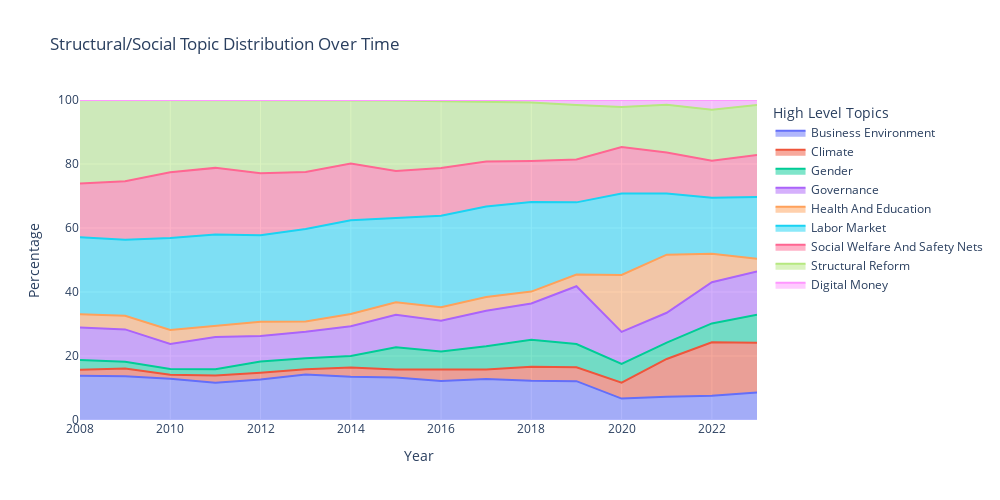

Source (notebook cell):
### Code cell
def time_series_level_1_percentage(collapsed_df, title = 'Structural/Social Topic Distribution Over Time'):
    fig = px.area(collapsed_df, 
                x="Year", 
                y="File_Name", 
                color="level_1", 
                line_group="level_1",
                height=500,
                width=1000,
                title=title,
                )
    fig.update_layout(legend=dict(
                                title=dict(
                                    text='High Level Topics',
                                    font=dict(size=14)  # Optional: set the font size
                                ),),
                            yaxis=dict(
                                        title='Percentage',  # Optional: Set the y-axis title
                                        range=[0, 100]  # Set the y-axis range from 0 to 100
                                    ),
        
                        )
    return fig
fig = time_series_level_1_percentage(collapsed_df)
fig.write_image(os.path.join(chats_out_folder,"TimeSeries_AIV_Topic_Distribution_Structural.png"))
fig.write_html(os.path.join(chats_out_folder,"TimeSeries_AIV_Topic_Distribution_Structural.html"))
fig.show()

### Figure 1 — Plotly figure (JSON) as saved in the notebook; plotly's stock layout.template omitted (floating-point values rounded to 4 significant figures)
{"data": [{"fillpattern": {"shape": ""}, "hovertemplate": "level_1=Business Environment<br>Year=%{x}<br>File_Name=%{y}<extra></extra>", "legendgroup": "Business Environment", "line": {"color": "#636efa"}, "marker": {"symbol": "circle"}, "mode": "lines", "name": "Business Environment", "orientation": "v", "showlegend": true, "stackgroup": "1", "type": "scatter", "x": [2008, 2009, 2010, 2011, 2012, 2013, 2014, 2015, 2016, 2017, 2018, 2019, 2020, 2021, 2022, 2023], "xaxis": "x", "y": [13.85, 13.64, 12.9, 11.67, 12.62, 14.2, 13.48, 13.29, 12.15, 12.82, 12.26, 12.14, 6.695, 7.304, 7.585, 8.624], "yaxis": "y"}, {"fillpattern": {"shape": ""}, "hovertemplate": "level_1=Climate<br>Year=%{x}<br>File_Name=%{y}<extra></extra>", "legendgroup": "Climate", "line": {"color": "#EF553B"}, "marker": {"symbol": "circle"}, "mode": "lines", "name": "Climate", "orientation": "v", "showlegend": true, "stackgroup": "1", "type": "scatter", "x": [2008, 2009, 2010, 2011, 2012, 2013, 2014, 2015, 2016, 2017, 2018, 2019, 2020, 2021, 2022, 2023], "xaxis": "x", "y": [1.817, 2.479, 1.276, 2.216, 2.11, 1.686, 2.947, 2.505, 3.662, 2.964, 4.366, 4.312, 5, 11.77, 16.69, 15.53], "yaxis": "y"}, {"fillpattern": {"shape": ""}, "hovertemplate": "level_1=Gender<br>Year=%{x}<br>File_Name=%{y}<extra></extra>", "legendgroup": "Gender", "line": {"color": "#00cc96"}, "marker": {"symbol": "circle"}, "mode": "lines", "name": "Gender", "orientation": "v", "showlegend": true, "stackgroup": "1", "type": "scatter", "x": [2008, 2009, 2010, 2011, 2012, 2013, 2014, 2015, 2016, 2017, 2018, 2019, 2020, 2021, 2022, 2023], "xaxis": "x", "y": [3.07, 2.066, 1.761, 1.99, 3.556, 3.41, 3.576, 6.936, 5.6, 7.256, 8.443, 7.278, 5.847, 5.101, 5.904, 8.745], "yaxis": "y"}, {"fillpattern": {"shape": ""}, "hovertemplate": "level_1=Governance<br>Year=%{x}<br>File_Name=%{y}<extra></extra>", "legendgroup": "Governance", "line": {"color": "#ab63fa"}, "marker": {"symbol": "circle"}, "mode": "lines", "name": "Governance", "orientation": "v", "showlegend": true, "stackgroup": "1", "type": "scatter", "x": [2008, 2009, 2010, 2011, 2012, 2013, 2014, 2015, 2016, 2017, 2018, 2019, 2020, 2021, 2022, 2023], "xaxis": "x", "y": [10.15, 10.12, 7.835, 10.09, 7.972, 8.318, 9.312, 10.13, 9.569, 11.1, 11.33, 18.07, 10, 9.329, 12.86, 13.52], "yaxis": "y"}, {"fillpattern": {"shape": ""}, "hovertemplate": "level_1=Health And Education<br>Year=%{x}<br>File_Name=%{y}<extra></extra>", "legendgroup": "Health And Education", "line": {"color": "#FFA15A"}, "marker": {"symbol": "circle"}, "mode": "lines", "name": "Health And Education", "orientation": "v", "showlegend": true, "stackgroup": "1", "type": "scatter", "x": [2008, 2009, 2010, 2011, 2012, 2013, 2014, 2015, 2016, 2017, 2018, 2019, 2020, 2021, 2022, 2023], "xaxis": "x", "y": [4.135, 4.27, 4.357, 3.437, 4.455, 3.185, 3.811, 3.931, 4.277, 4.32, 3.724, 3.673, 17.8, 18.16, 8.915, 3.949], "yaxis": "y"}, {"fillpattern": {"shape": ""}, "hovertemplate": "level_1=Labor Market<br>Year=%{x}<br>File_Name=%{y}<extra></extra>", "legendgroup": "Labor Market", "line": {"color": "#19d3f3"}, "marker": {"symbol": "circle"}, "mode": "lines", "name": "Labor Market", "orientation": "v", "showlegend": true, "stackgroup": "1", "type": "scatter", "x": [2008, 2009, 2010, 2011, 2012, 2013, 2014, 2015, 2016, 2017, 2018, 2019, 2020, 2021, 2022, 2023], "xaxis": "x", "y": [24.12, 23.76, 28.79, 28.58, 27.0, 28.89, 29.31, 26.28, 28.58, 28.26, 27.99, 22.54, 25.42, 19.08, 17.48, 19.36], "yaxis": "y"}, {"fillpattern": {"shape": ""}, "hovertemplate": "level_1=Social Welfare And Safety Nets<br>Year=%{x}<br>File_Name=%{y}<extra></extra>", "legendgroup": "Social Welfare And Safety Nets", "line": {"color": "#FF6692"}, "marker": {"symbol": "circle"}, "mode": "lines", "name": "Social Welfare And Safety Nets", "orientation": "v", "showlegend": true, "stackgroup": "1", "type": "scatter", "x": [2008, 2009, 2010, 2011, 2012, 2013, 2014, 2015, 2016, 2017, 2018, 2019, 2020, 2021, 2022, 2023], "xaxis": "x", "y": [16.79, 18.25, 20.51, 20.81, 19.42, 17.8, 17.68, 14.76, 14.92, 14.06, 12.84, 13.42, 14.58, 12.88, 11.6, 13.13], "yaxis": "y"}, {"fillpattern": {"shape": ""}, "hovertemplate": "level_1=Structural Reform<br>Year=%{x}<br>File_Name=%{y}<extra></extra>", "legendgroup": "Structural Reform", "line": {"color": "#B6E880"}, "marker": {"symbol": "circle"}, "mode": "lines", "name": "Structural Reform", "orientation": "v", "showlegend": true, "stackgroup": "1", "type": "scatter", "x": [2008, 2009, 2010, 2011, 2012, 2013, 2014, 2015, 2016, 2017, 2018, 2019, 2020, 2021, 2022, 2023], "xaxis": "x", "y": [26.07, 25.41, 22.49, 21.21, 22.78, 22.29, 19.84, 21.97, 20.86, 18.75, 18.23, 16.97, 12.46, 14.93, 15.94, 15.6], "yaxis": "y"}, {"fillpattern": {"shape": ""}, "hovertemplate": "level_1=Digital Money<br>Year=%{x}<br>File_Name=%{y}<extra></extra>", "legendgroup": "Digital Money", "line": {"color": "#FF97FF"}, "marker": {"symbol": "circle"}, "mode": "lines", "name": "Digital Money", "orientation": "v", "showlegend": true, "stackgroup": "1", "type": "scatter", "x": [2010, 2012, 2013, 2014, 2015, 2016, 2017, 2018, 2019, 2020, 2021, 2022, 2023], "xaxis": "x", "y": [0.08803, 0.07816, 0.2248, 0.03929, 0.1927, 0.3692, 0.48, 0.8026, 1.597, 2.203, 1.449, 3.034, 1.55], "yaxis": "y"}], "layout": {"height": 500, "legend": {"title": {"font": {"size": 14}, "text": "High Level Topics"}, "tracegroupgap": 0}, "title": {"text": "Structural/Social Topic Distribution Over Time"}, "width": 1000, "xaxis": {"anchor": "y", "domain": [0, 1], "title": {"text": "Year"}}, "yaxis": {"anchor": "x", "domain": [0, 1], "range": [0, 100], "title": {"text": "Percentage"}}}}
